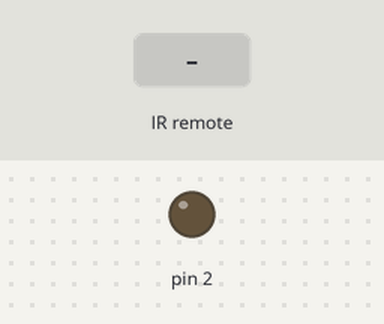
The sketch below on a simulated Arduino Uno, built with avr-gcc and run on an emulated ATmega328P. On the bench: output pins drawn as LEDs (lit = HIGH). The inputs (shaded band) are chosen by the test bench.

Above: at 1.2 s.
1.3 s: infrared code 0x15 received
At 1.7 s:
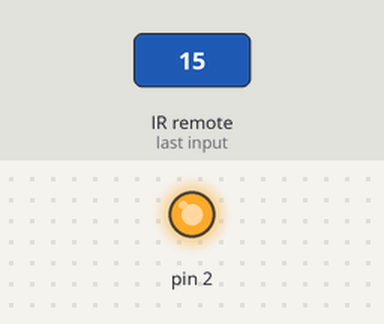
2.8 s: infrared code 0x7 received
At 4.1 s:
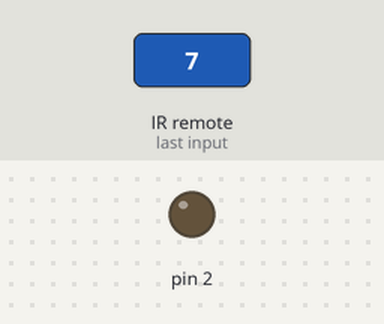
Timing chart, 0 to 5.8 s (numbered marks = the images above; inputs shaded):
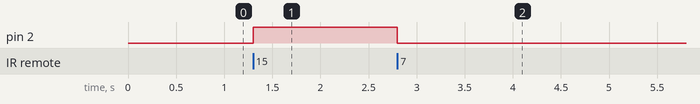

Measured:
- after the input at 1.3 s, pin 2: LOW → HIGH at once
- after the input at 2.8 s, pin 2: HIGH → LOW at once

The sketch:

Remote_sub_pump.ino
```cpp
#include "IRremote.hpp"

void setup() {
  Serial.begin(9600);
  pinMode(2, OUTPUT);
  IrReceiver.begin(13 , ENABLE_LED_FEEDBACK);
  digitalWrite(2, LOW);
}

void loop() {
  if (IrReceiver.decode()) {
    uint16_t command = IrReceiver.decodedIRData.command;
    switch (command){
      case 7:
        digitalWrite(2, LOW);
        break;
      case 21:
        digitalWrite(2, HIGH);
        break;
    }
    delay(100);
    IrReceiver.resume();
  }
}
```
